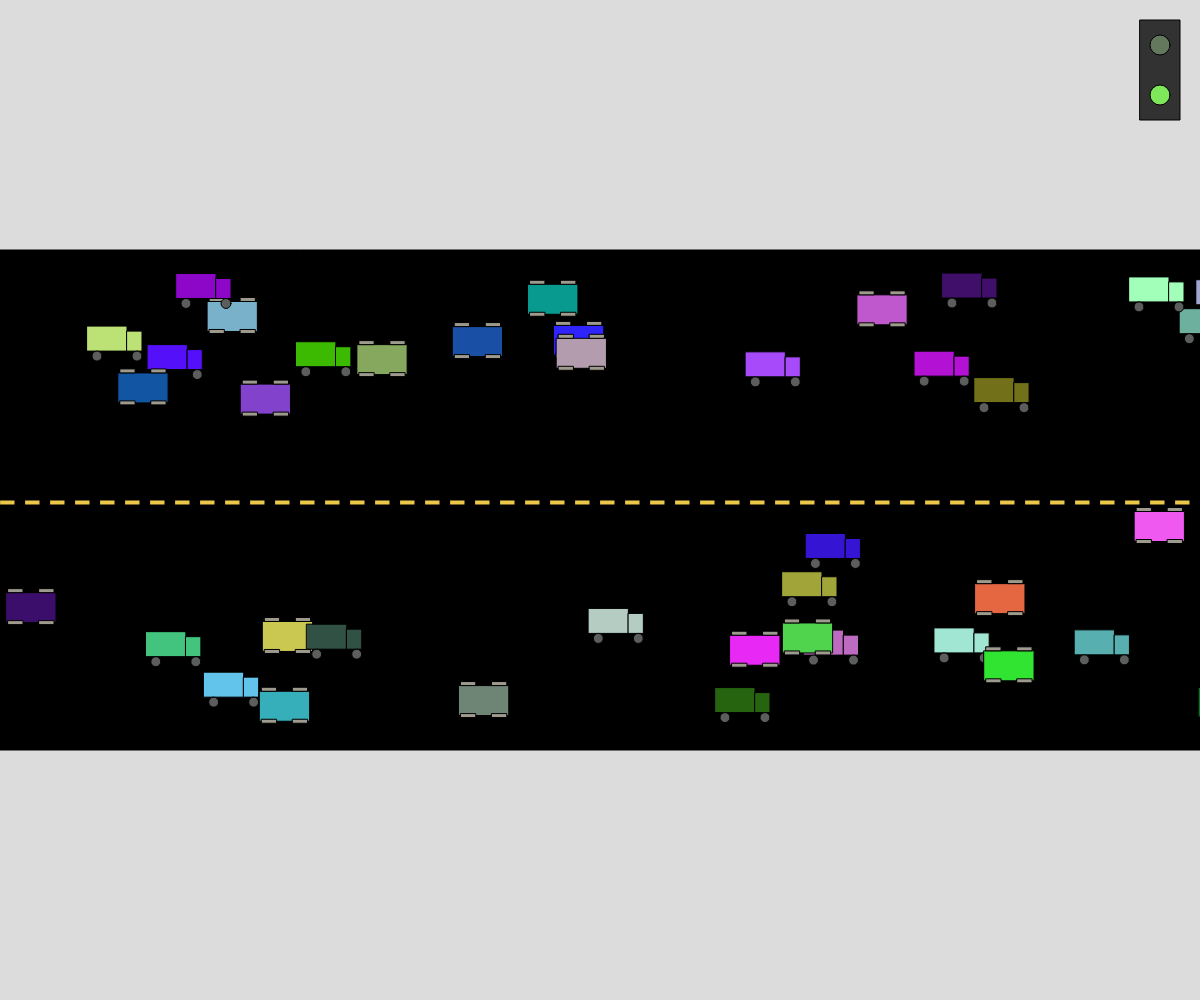
Frame 1 (no input)
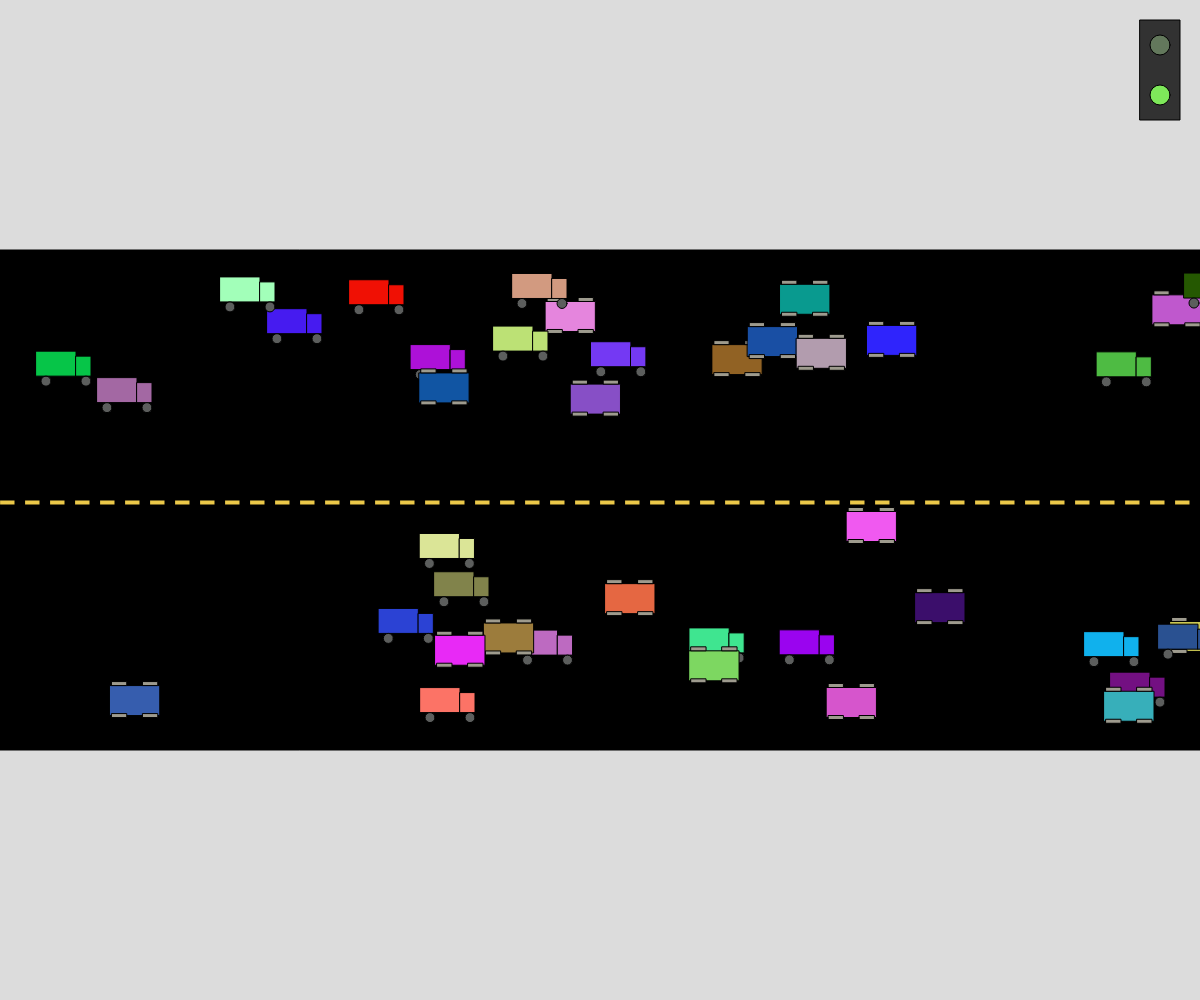
Frame 60 (no input)
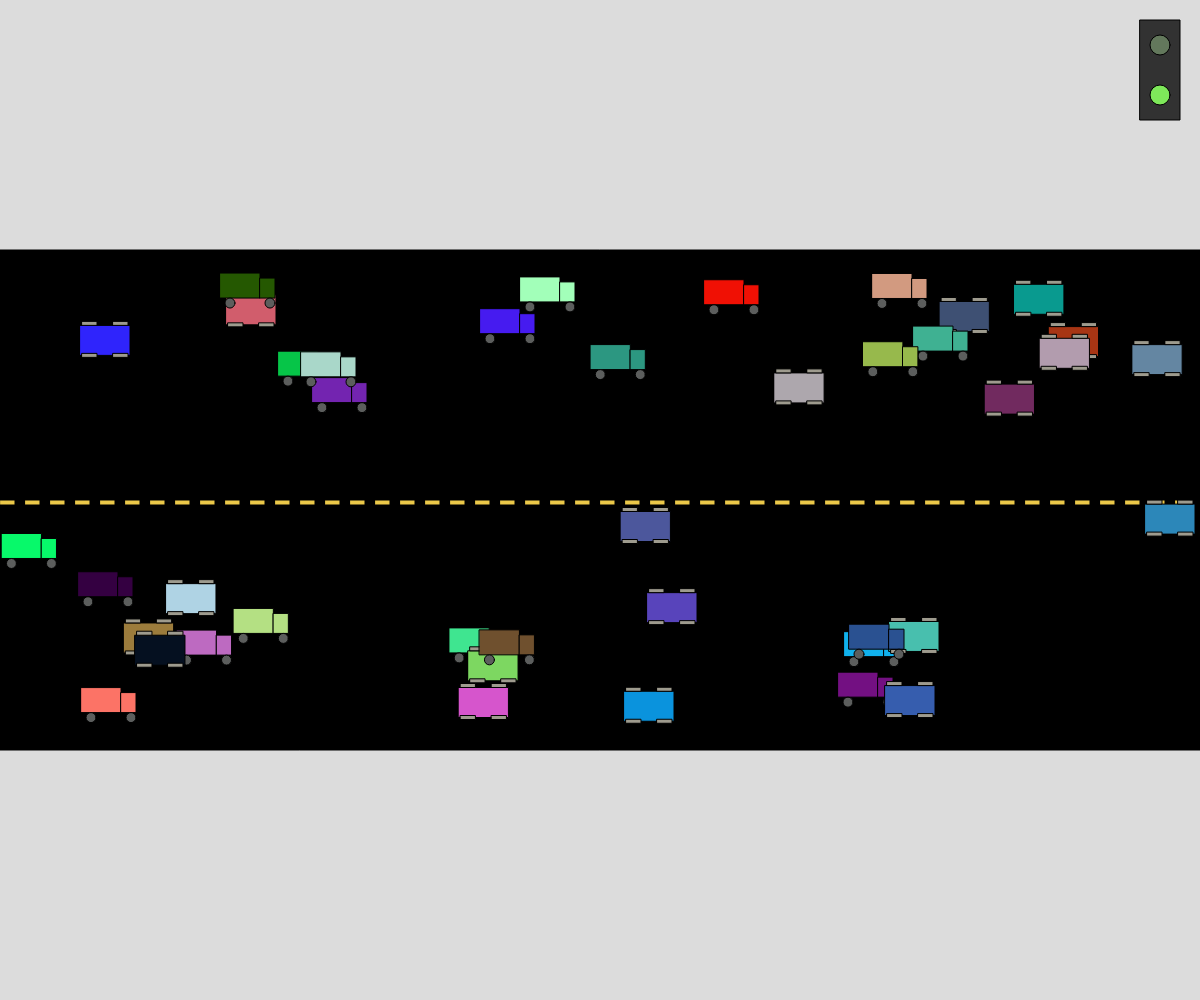
Frame 120 (the mouse pressed at the canvas centre since frame 60)

The p5.js sketch that drew these frames (run headless with seeded random() and noise() and a simulated clock; from frame 60 on, the mouse is pressed at the canvas centre):

// p5.js sketch
// ── sketch.js
// Cars Cars Cars!
// Maheen Shahid
// March 21, 2025

// Global Variables
let eastbound = [];
let westbound = [];
let trafficLight;

function setup() {
  createCanvas(windowWidth, windowHeight);

  //Add traffic light
  trafficLight = new TrafficLight(width - 60, 20);

  // 20 Eastbound Cars
  for( let i = 0; i < 20; i ++){
    let x = random(width);
    let y = random(height/4 + 20, height/2 - 110); //Top half
    let newCar = new Vehicle(x, y, color(random(255), random(255), random(255)));
    newCar.xSpeed = abs(newCar.xSpeed); // always positive -> moving right
    eastbound.push(newCar);
  }

  // 20 Westbound Cars
  for( let i = 0; i < 20; i ++){
    let x = random(width);
    let y = random(height/2 + 10, height* 0.7); //Bottom half
    let newCar = new Vehicle(x, y, color(random(255), random(255), random(255)));
    newCar.xSpeed = -abs(newCar.xSpeed); // always negative -> moving left
    westbound.push(newCar);
  }

}

function draw() {
  background(220);
  drawRoad();
  trafficLight.action();
  for(let car of eastbound){
    car.action();
  }

  for(let car of westbound){
    car.action();
  }
}

function drawRoad(){
  //draws background road
  fill(0,0,0);
  rect(0, height/4, width, height/2);
  fill(235, 200, 73);
  for(let x = 0; x <= width; x += 25){
    rect(x, height/2, 15, 5);
  }
}

class Vehicle{
  constructor(x, y, color){
    this.x = x;
    this.y = y;
    this.type = int(random(2));
    this.color = color;
   
    // Determine which way the car moves
    let direction = random([1, -1]);
    this.xSpeed = direction * 5; //

  }

  display(){
    //render the cars on screen
    let x = this.x;
    let y = this.y;

    
    if(this.type === 0){
      // Car
      fill(this.color);
      rect(x, y, 50, 30);
      fill(158, 155, 142);
      //Tires
      rect(x + 2, y + 28, 15, 4);
      rect(x + 33, y + 28, 15, 4);
      rect(x + 2, y - 4, 15, 4);
      rect(x + 33, y - 4, 15, 4);
    }

    if(this.type === 1){
      //Truck
      fill(this.color);
      rect(x, y, 40, 25);
      rect(x + 40, y + 5, 15, 20);
      fill(92, 94, 93);
      circle(x + 10, y + 30, 10);
      circle(x + 50, y + 30, 10);

    }

  }

  move(){
    //Movement of the vehicles on screen
    //Only move if light is green
    if(trafficLight.color === "green"){
      this.x += this.xSpeed;
    }

    // Wrap around the screen
    if(this.x > width){
      this.x = 0;
    }
    else if(this.x < 0){
      this.x = width;
    }
  }

  speedUp(){
  //Slightly speed up vehicles
    if (this.xSpeed > 0 && this.xSpeed < 15){ 
      this.xSpeed +=1; // Increase moving right
      }
    else if (this.xSpeed < 0 && this.xSpeed > -15){
      this.xSpeed -= 1; // Increase moving left
    }
}


  speedDown(){
  //Slightly slow vehicles down
    //Right moving cars
    if(this.xSpeed > 0){
      this.xSpeed -= 1; 
      if(this.xSpeed < 1){
        this.xSpeed = 1; //Minimum speed of 1
      }
    }
    //Left Moving Cars
    else if(this.xSpeed < 0){
      this.xSpeed += 1;
      if(this.xSpeed > -1){
        this.xSpeed = -1; //Minimum speed of -1
      }
    }
    }

   changeColor(){
  //Assign random colors to each car
    this.color = color(random(255), random(255), random(255));
   }
  

   action(){
    // Main function that calls all other functions
    //ALWAYS
    this.display();
    this.move();

    //1% chance
    if(random(100) < 1){
      this.speedUp();
    }
    if(random(100) < 1){
      this.speedDown();
    }
    if(random(100) < 1){
      this.changeColor();
    }
   }
  }

  function mousePressed(){
    //Add vehicles on road
    //Right Click -> Eastbound car
    //Left Click ->  Westbound car

    if(mouseButton === RIGHT){
      let x = random(width);
      let y = random(height/4 + 20, height/4 + 110); //Top half
      let newCar = new Vehicle(x, y, color(random(255), random(255), random(255)));
      newCar.xSpeed = abs(newCar.xSpeed); 
      eastbound.push(newCar);
    }
    if(mouseButton === LEFT){
      let x = random(width);
      let y = random(height/4 + 160, height/4 + 270); //Bottom half
      let newCar = new Vehicle(x, y, color(random(255), random(255), random(255)));
      newCar.xSpeed = -abs(newCar.xSpeed); // always negative -> moving left
      westbound.push(newCar);
    }
  }

class TrafficLight {
  constructor(x, y){
    this. x = x;
    this.y = y;
    this.color = "green"; // Starts at green
    this.timer = 0;
  }

  display(){
    // Show traffic light
    fill(50);
    rect(this.x, this.y,40, 100);

    //Red Light
    if(this.color === "red"){
      fill(235, 51, 38);
    }
    else{
      fill(99, 120, 92);
    }
    ellipse(this.x + 20, this.y + 25, 20);

    //Green Light
    if(this.color === "green"){
      fill(126, 232, 90);
    }
    else{
      fill(99, 120, 92);
    }
    ellipse(this.x + 20, this. y + 75, 20);
  }


  action(){
    //Update the light
    this.display()

    if(this.color === "red"){
      this.timer--; //count down
      if(this.timer <= 0){
        this.color = "green";
      }
    }
  }

  turnRed(){
    //Turns the light to red
    this.color = "red";
    this.timer = 120; //Stays red for 120 frames
  }

}

function keyPressed(){
  //Allows user to stop traffic
  //Turns light red for 120 fps
  if(keyCode === 32){
    trafficLight.turnRed();
  } 
}
